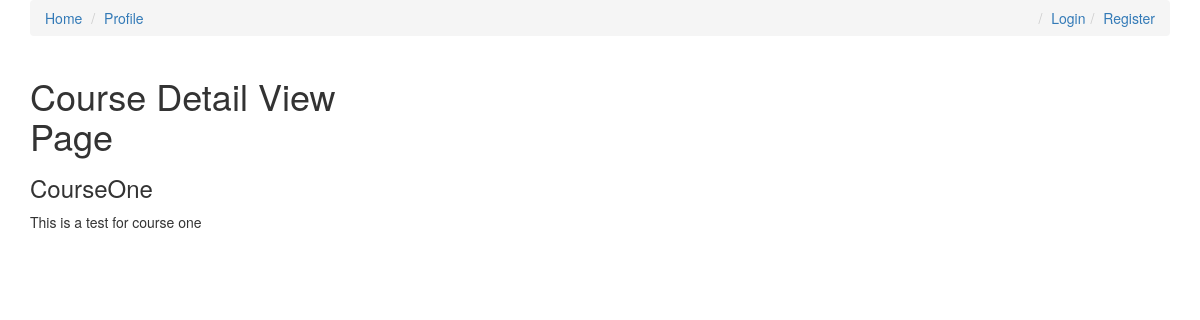
The app's page /courses/courseOne, older data.
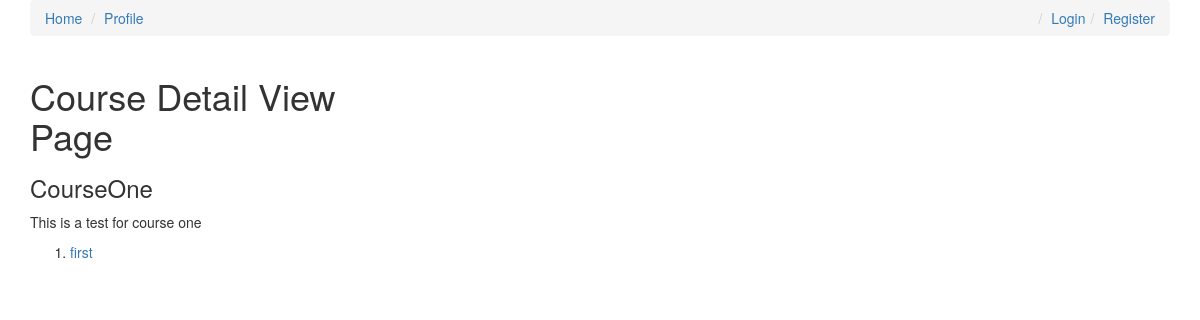
The same page, newer data.
### courses/models.py (models this page shows, shortened)
class Course(models.Model):
    slug = models.SlugField()
    title = models.CharField(max_length=120)
    description = models.TextField()
    allowed_membership = models.ManyToManyField(Membership)
    @property
    def lessons(self): # grouping lessons with a course in a specific order
        return self.lesson_set.all().order_by('position')

class Lesson(models.Model):
    slug = models.SlugField()
    title = models.CharField(max_length=120)
    course = models.ForeignKey(Course, on_delete=models.SET_NULL, null=True)
    position = models.IntegerField()
    video_url = models.CharField(max_length=200)
    thumbnail = models.ImageField()
    def get_absolute_url(self):
        return reverse('courses:lesson-detail', kwargs={'course_slug': self.course.slug, 'lesson_slug': self.slug})

### courses/views.py (the view)
# urls.py: path('<slug>', CourseDetailView.as_view(), name='detail'),
class CourseDetailView(DetailView):
    model = Course

### courses/templates/courses/course_detail.html
{% extends 'courses/base.html' %}
{% block content %}
<div class="container">
    <div class="row">
        <div class="col-sm-4 col-md-4">
            <h1>Course Detail View Page</h1>
            <h3>{{ object.title }}</h3>
            <p>{{ object.description }}</p>
            <ol>
                {% for lesson in object.lessons %}
                <li><a href="{{ lesson.get_absolute_url }}">{{ lesson.title }}</a></li>
                {% endfor %}
            </ol>
        </div>
    </div>
</div>
{% endblock content%}

### courses/templates/courses/base.html (shortened to what this page needs)
<!DOCTYPE html>
<html lang="en">
<head>
    <link rel="stylesheet"
        href="https://maxcdn.bootstrapcdn.com/bootstrap/3.3.7/css/bootstrap.min.css"
>
</head>
<body>
    <div class="container">
        <ol class='breadcrumb'>
            <li><a href='/'>Home</a></li>
            <li><a href='/profile'>Profile</a></li>
                {% if not request.user.is_authenticated %}
            <li class='pull-right'><a href='/register'>Register</a></li>
            <li class='pull-right'><a href='/login'>Login</a></li>
                {% else %}
            <li class='pull-right'><a href='/memberships'>Memberships</a></li>
                {% endif %}
        </ol>
    </div>
    {% block content%}
    {% endblock content%}
</body>
</html>

Row changes from the older to the newer data that the page shows:
added Lesson: title "first"
